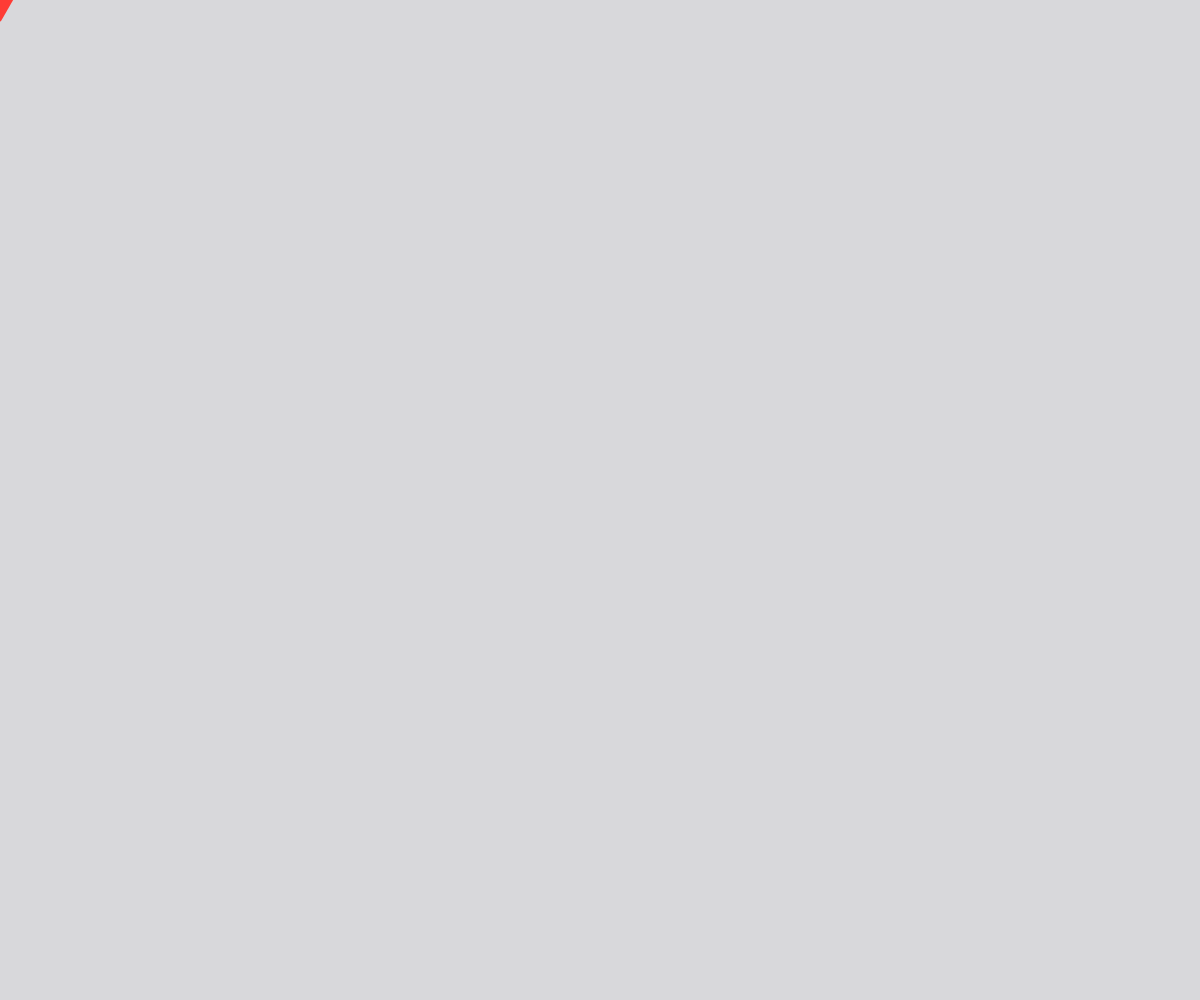
Frame 1 (no input)
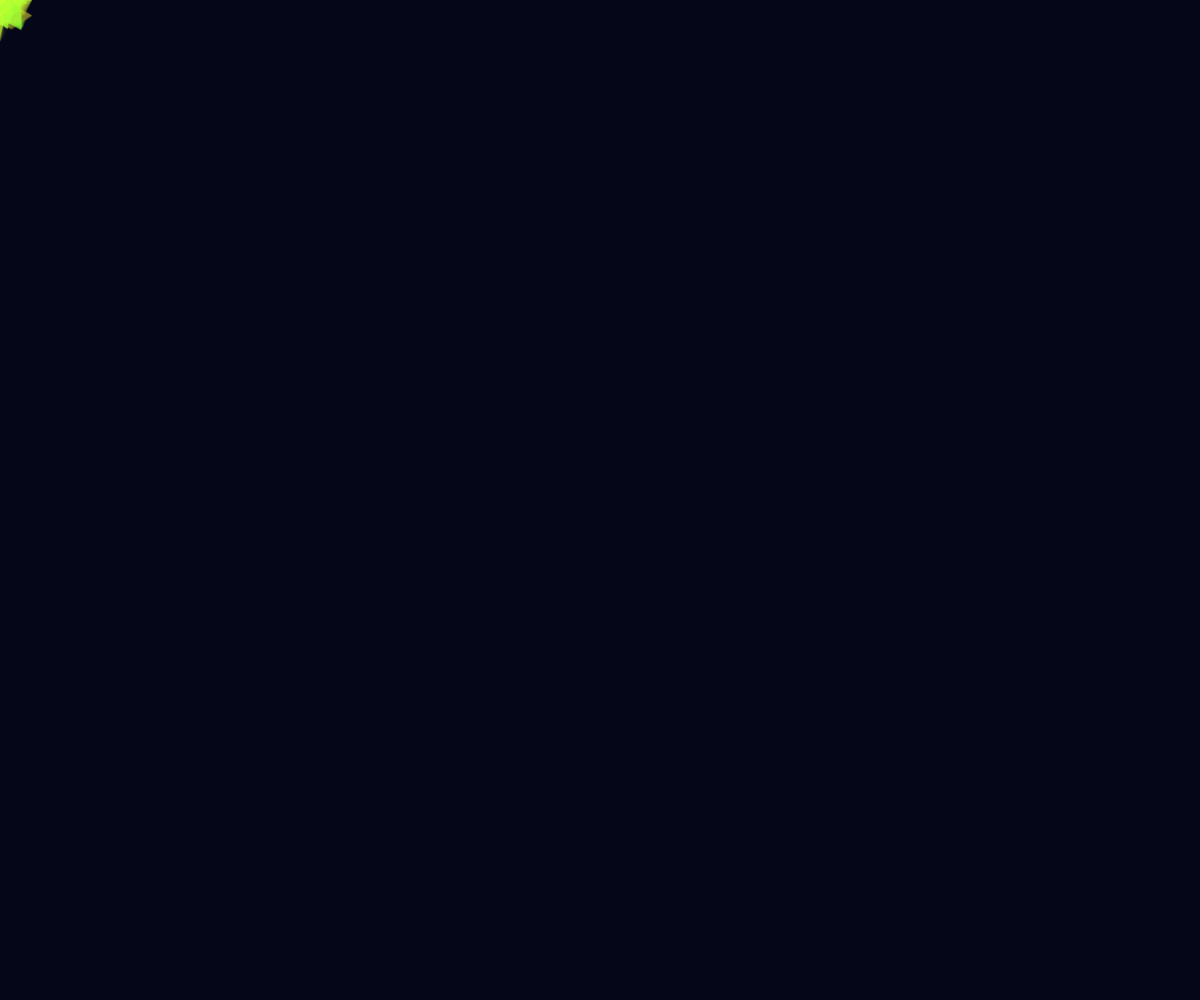
Frame 60 (no input)
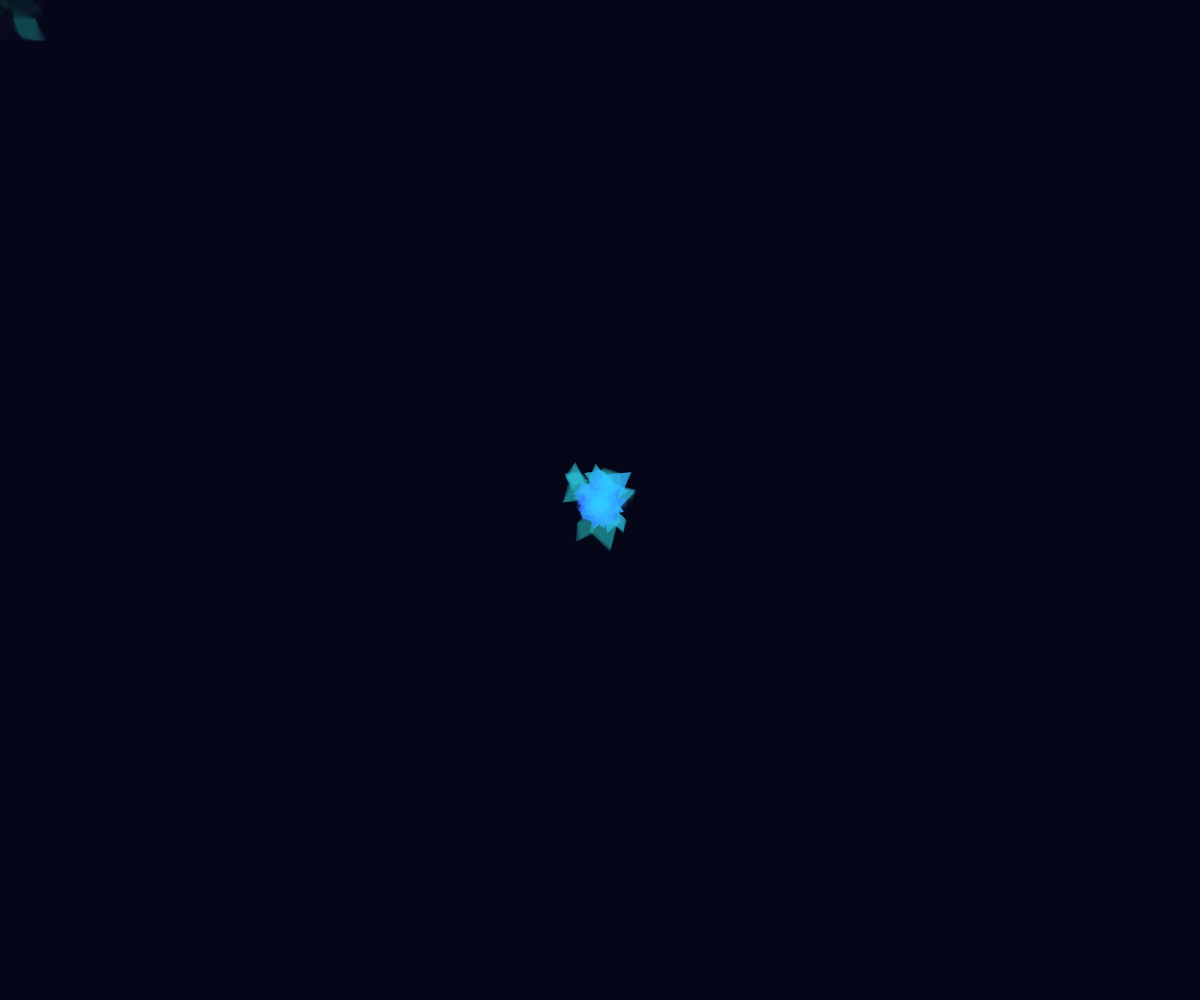
Frame 120 (the mouse pressed at the canvas centre since frame 60)

The p5.js sketch that drew these frames (run headless with seeded random() and noise() and a simulated clock; from frame 60 on, the mouse is pressed at the canvas centre):

// p5.js sketch
// ── sketch.js
let particles = []; // Array to store all particle objects

function setup() {
  createCanvas(windowWidth, windowHeight); // Create a full-window canvas
  noCursor(); // Hide the default system cursor
  angleMode(DEGREES); // Use degrees instead of radians for angles
}

function draw() {
  background(10, 10, 30, 40); // Dark semi-transparent background for fading trail effect

  // Create a new particle at the current mouse position
  particles.push(new Particle(mouseX, mouseY));

  // Loop through all particles in reverse order
  for (let i = particles.length - 1; i >= 0; i--) {
    particles[i].update(); // Update particle properties
    particles[i].show();   // Display the particle

    // Remove particle if it has faded away
    if (particles[i].isFinished()) {
      particles.splice(i, 1);
    }
  }
}

// Define the Particle class
class Particle {
  constructor(x, y) {
    this.x = x; // X position
    this.y = y; // Y position
    this.vx = random(-0.5, 0.5); // Random horizontal speed
    this.vy = random(-0.5, 0.5); // Random vertical speed
    this.alpha = 255; // Opacity of the particle
    this.rotation = random(360); // Starting rotation angle
    this.rotationSpeed = random(-3, 3); // Speed of rotation
    this.size = random(10, 25); // Size of the shape
    this.colorShift = frameCount % 360; // Color hue shift based on frame
  }

  // Update particle movement and appearance
  update() {
    this.x += this.vx; // Move in X
    this.y += this.vy; // Move in Y
    this.alpha -= 4;   // Fade out
    this.rotation += this.rotationSpeed; // Rotate the shape
  }

  // Check if the particle is fully faded
  isFinished() {
    return this.alpha < 0;
  }

  // Draw the particle on screen
  show() {
    push(); // Save current drawing settings
    translate(this.x, this.y); // Move origin to particle location
    rotate(this.rotation); // Rotate the particle

    // Set color using HSB for hue cycling
    colorMode(HSB, 360, 100, 100, 255);
    fill((this.colorShift + frameCount) % 360, 80, 100, this.alpha); // Dynamic color
    noStroke(); // No border

    // Draw a diamond-like shape with 4 vertices
    beginShape();
    for (let i = 0; i < 4; i++) {
      let angle = 90 * i;
      let r = this.size * (i % 2 === 0 ? 1 : 0.6); // Alternate long and short points
      vertex(cos(angle) * r, sin(angle) * r);
    }
    endShape(CLOSE); // Close the shape

    pop(); // Restore previous settings
  }
}
